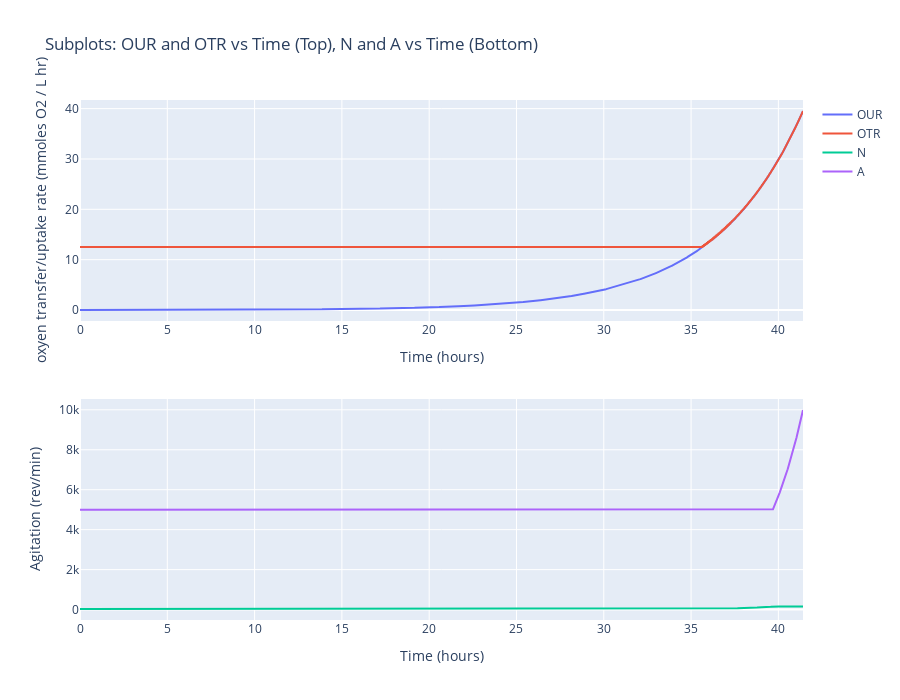

The code cell stored with this chart in its notebook:
### Code cell
from plotly.subplots import make_subplots

# Create subplots: 2 rows, 1 column
fig = make_subplots(rows=2, cols=1)

# Add traces
fig.add_trace(go.Scatter(x=df['t'], y=df['OUR'], mode='lines', name='OUR'), row=1, col=1)
fig.add_trace(go.Scatter(x=df['t'], y=df['OTR'], mode='lines', name='OTR'), row=1, col=1)

fig.add_trace(go.Scatter(x=df['t'], y=df['N'], mode='lines', name='N'), row=2, col=1)
fig.add_trace(go.Scatter(x=df['t'], y=df['A'], mode='lines', name='A', yaxis='y2'), row=2, col=1)

# Update xaxis properties
fig.update_xaxes(title_text='Time (hours)', row=1, col=1)
fig.update_xaxes(title_text='Time (hours)', row=2, col=1)

# Update yaxis properties
fig.update_yaxes(title_text='oxyen transfer/uptake rate (mmoles O2 / L hr)', row=1, col=1)
fig.update_yaxes(title_text='Agitation (rev/min)', row=2, col=1)
fig.update_yaxes(title_text='Aeration (L/min)', secondary_y=True, row=2, col=1)

# Update title and height
fig.update_layout(title_text='Subplots: OUR and OTR vs Time (Top), N and A vs Time (Bottom)', height=700)

fig.show()

### Figure 1 — Plotly figure (JSON) as saved in the notebook; plotly's stock layout.template omitted (floating-point values rounded to 4 significant figures; data arrays with more than 128 entries replaced by an {"elided": "..."} marker saying what was removed)
{"data": [{"mode": "lines", "name": "OUR", "type": "scatter", "x": {"elided": "4142 float values"}, "xaxis": "x", "y": {"elided": "4142 float values"}, "yaxis": "y"}, {"mode": "lines", "name": "OTR", "type": "scatter", "x": {"elided": "4142 float values"}, "xaxis": "x", "y": {"elided": "4142 float values"}, "yaxis": "y"}, {"mode": "lines", "name": "N", "type": "scatter", "x": {"elided": "4142 float values"}, "xaxis": "x2", "y": {"elided": "4142 int values"}, "yaxis": "y2"}, {"mode": "lines", "name": "A", "type": "scatter", "x": {"elided": "4142 float values"}, "xaxis": "x2", "y": {"elided": "4142 int values"}, "yaxis": "y2"}], "layout": {"height": 700, "title": {"text": "Subplots: OUR and OTR vs Time (Top), N and A vs Time (Bottom)"}, "xaxis": {"anchor": "y", "domain": [0, 1], "title": {"text": "Time (hours)"}}, "xaxis2": {"anchor": "y2", "domain": [0, 1], "title": {"text": "Time (hours)"}}, "yaxis": {"anchor": "x", "domain": [0.575, 1], "title": {"text": "oxyen transfer/uptake rate (mmoles O2 / L hr)"}}, "yaxis2": {"anchor": "x2", "domain": [0, 0.425], "title": {"text": "Agitation (rev/min)"}}}}
